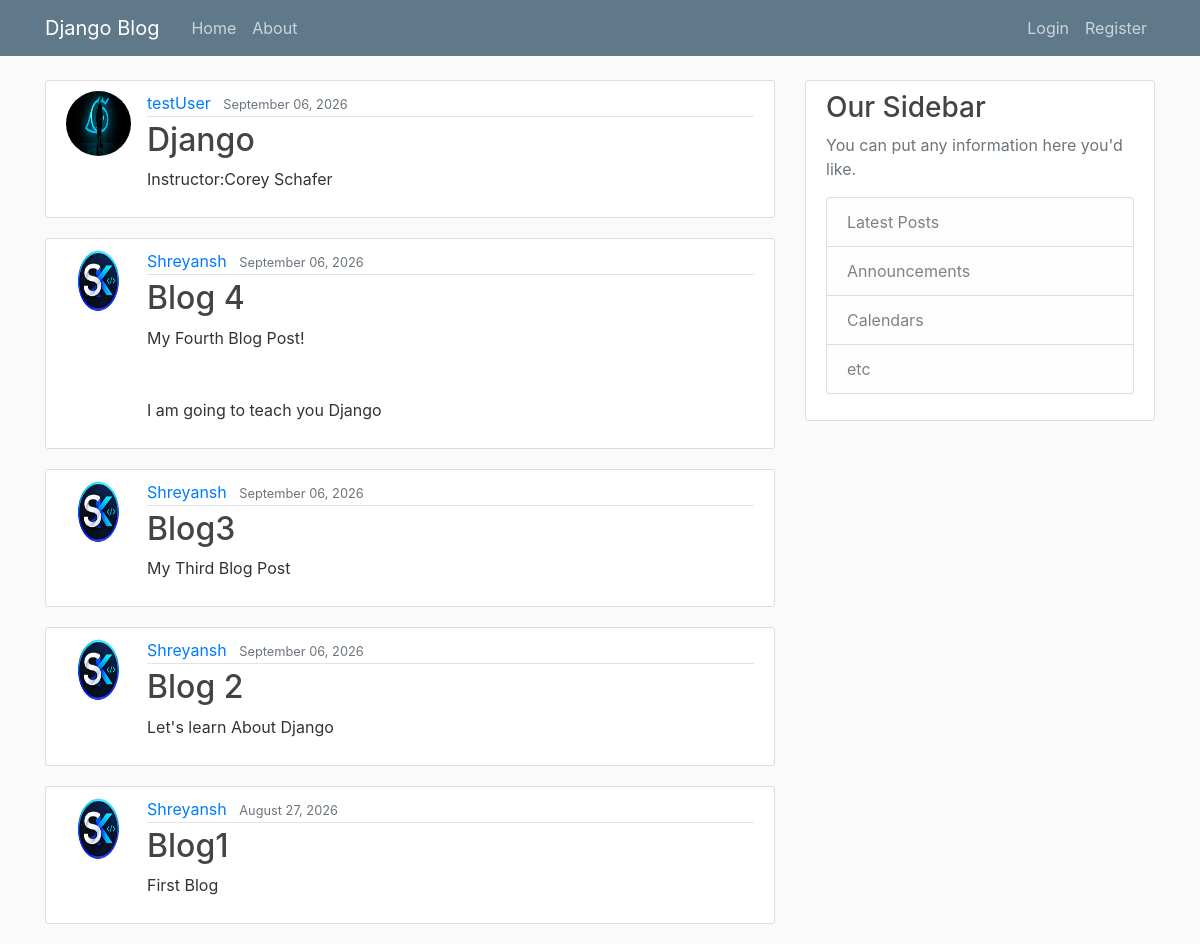
The page / on the database its author committed.
### blog/models.py (models this page shows, shortened)
class Post(models.Model):
    title = models.CharField(max_length=100)
    content = models.TextField()
    date_posted = models.DateTimeField(default=timezone.now)
    author = models.ForeignKey(User, on_delete=models.CASCADE)

### users/models.py (models this page shows, shortened)
class Profile(models.Model):
    user = models.OneToOneField(User, on_delete=models.CASCADE)
    image = models.ImageField(
    default='profile_pics/default.jpg',
    upload_to='profile_pics'
)

### blog/views.py (the view)
# urls.py: path('', PostListView.as_view(), name='blog-home'),
class PostListView(ListView):
    model = Post
    template_name = 'blog/home.html'  # <app>/<model>_<viewtype>.html
    context_object_name = 'posts'
    ordering = ['-date_posted']

### blog/templates/blog/home.html
{% extends "blog/base.html" %}
{% block content %}
    {% for post in posts %}
        <article class="media content-section">
          <image class="rounded-circle article-img" src="{{ post.author.profile.image.url }}">
          <div class="media-body">
            <div class="article-metadata">
              <a class="mr-2" href="#">{{ post.author }}</a>
              <small class="text-muted">{{ post.date_posted|date:"F d, Y" }}</small>
            </div>
            <h2><a class="article-title" href="{% url 'post-detail' post.id  %}">{{ post.title }}</a></h2>
            <p class="article-content">{{ post.content }}</p>
          </div>
        </article>
    {% endfor %}
{% endblock content %}

### blog/templates/blog/base.html (shortened to what this page needs)
{% load static %}
<!DOCTYPE html>
<html>
<head>
    <link rel="stylesheet" href="https://maxcdn.bootstrapcdn.com/bootstrap/4.0.0/css/bootstrap.min.css">
    <link rel="stylesheet" type="text/css" href="{% static 'blog/main.css' %}">
</head>
<body>
    <header class="site-header">
      <nav class="navbar navbar-expand-md navbar-dark bg-steel fixed-top">
        <div class="container">
          <a class="navbar-brand mr-4" href="{% url 'blog-home' %}">Django Blog</a>
          <div class="collapse navbar-collapse" id="navbarToggle">
            <div class="navbar-nav mr-auto">
              <a class="nav-item nav-link" href="{% url 'blog-home' %}">Home</a>
              <a class="nav-item nav-link" href="{% url 'blog-about' %}">About</a>
            </div>
            <div class="navbar-nav">
              {% if user.is_authenticated %}
              <a class="nav-item nav-link" href="{% url 'post-create' %}">New Post</a>
                <a class="nav-item nav-link" href="{% url 'profile' %}">Profile</a>
                <form action="{% url 'logout' %}" method="POST" style="display: inline;">
    {% csrf_token %}
    <button type="submit" class="nav-item nav-link btn btn-link">
        Logout
    </button>
</form>
              {% else %}
                <a class="nav-item nav-link" href="{% url 'login' %}">Login</a>
                <a class="nav-item nav-link" href="{% url 'register' %}">Register</a>
              {% endif %}
            </div>
          </div>
        </div>
      </nav>
    </header>
    <main role="main" class="container">
      <div class="row">
        <div class="col-md-8">
          {% block content %}{% endblock %}
        </div>
        <div class="col-md-4">
          <div class="content-section">
            <h3>Our Sidebar</h3>
            <p class='text-muted'>You can put any information here you'd like.
              <ul class="list-group">
                <li class="list-group-item list-group-item-light">Latest Posts</li>
                <li class="list-group-item list-group-item-light">Announcements</li>
                <li class="list-group-item list-group-item-light">Calendars</li>
                <li class="list-group-item list-group-item-light">etc</li>
              </ul>
            </p>
          </div>
        </div>
      </div>
    </main>
</body>
</html>

### blog/static/blog/main.css (style rules this page uses)
body { background: #fafafa; color: #333333; margin-top: 5rem; }
h1, h2, h3, h4, h5, h6 { color: #444444; }
ul { margin: 0; }
.bg-steel { background-color: #5f788a; }
.site-header .navbar-nav .nav-link { color: #cbd5db; }
.content-section { background: #ffffff; padding: 10px 20px; border: 1px solid #dddddd; border-radius: 3px; margin-bottom: 20px; }
.article-title { color: #444444; }
.article-content { white-space: pre-line; }
.article-img { height: 65px; width: 65px; margin-right: 16px; }
.article-metadata { padding-bottom: 1px; margin-bottom: 4px; border-bottom: 1px solid #e3e3e3 }

### rows shown on the page
Post: author.profile.image (picture), author "testUser", date_posted "September 06, 2026", title "Django", content "Instructor:Corey Schafer"
Post: author.profile.image (picture), author "Shreyansh", date_posted "September 06, 2026", title "Blog 4", content "My Fourth Blog Post! I am going to teach you Django"
Post: author.profile.image (picture), author "Shreyansh", date_posted "September 06, 2026", title "Blog3", content "My Third Blog Post"
Post: author.profile.image (picture), author "Shreyansh", date_posted "September 06, 2026", title "Blog 2", content "Let's learn About Django"
Post: author.profile.image (picture), author "Shreyansh", date_posted "August 27, 2026", title "Blog1", content "First Blog"
